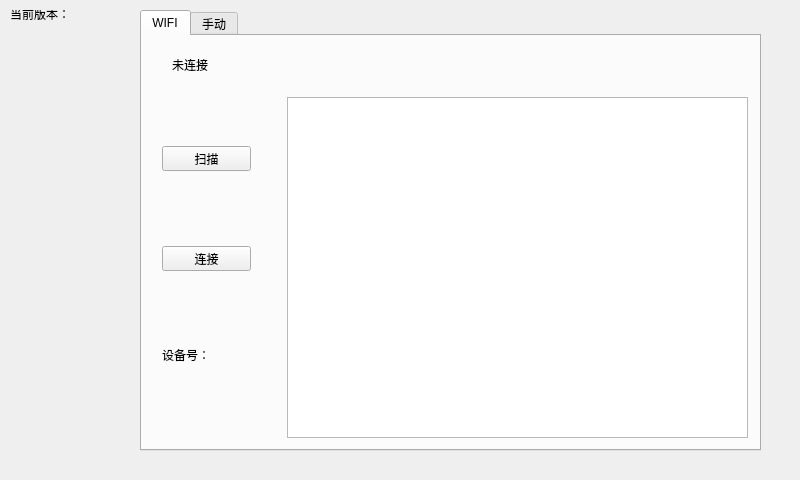
<?xml version="1.0" encoding="UTF-8"?>
<ui version="4.0">
 <class>MainWindow</class>
 <widget class="QMainWindow" name="MainWindow">
  <property name="geometry">
   <rect>
    <x>0</x>
    <y>0</y>
    <width>800</width>
    <height>480</height>
   </rect>
  </property>
  <property name="windowTitle">
   <string>MainWindow</string>
  </property>
  <widget class="QWidget" name="centralwidget">
   <widget class="QTabWidget" name="tabWidget">
    <property name="geometry">
     <rect>
      <x>140</x>
      <y>10</y>
      <width>621</width>
      <height>441</height>
     </rect>
    </property>
    <property name="currentIndex">
     <number>0</number>
    </property>
    <widget class="QWidget" name="WIFI">
     <attribute name="title">
      <string>WIFI</string>
     </attribute>
     <widget class="QListWidget" name="listWIFI">
      <property name="geometry">
       <rect>
        <x>145</x>
        <y>61</y>
        <width>461</width>
        <height>341</height>
       </rect>
      </property>
     </widget>
     <widget class="QPushButton" name="WIFIScan">
      <property name="geometry">
       <rect>
        <x>20</x>
        <y>110</y>
        <width>89</width>
        <height>25</height>
       </rect>
      </property>
      <property name="text">
       <string>扫描</string>
      </property>
     </widget>
     <widget class="QPushButton" name="connectWIFI">
      <property name="geometry">
       <rect>
        <x>20</x>
        <y>210</y>
        <width>89</width>
        <height>25</height>
       </rect>
      </property>
      <property name="text">
       <string>连接</string>
      </property>
     </widget>
     <widget class="QLabel" name="WIFIConnect">
      <property name="geometry">
       <rect>
        <x>30</x>
        <y>20</y>
        <width>67</width>
        <height>17</height>
       </rect>
      </property>
      <property name="text">
       <string>未连接</string>
      </property>
     </widget>
     <widget class="QLabel" name="WIFIName">
      <property name="geometry">
       <rect>
        <x>150</x>
        <y>20</y>
        <width>451</width>
        <height>20</height>
       </rect>
      </property>
      <property name="text">
       <string/>
      </property>
     </widget>
     <widget class="QLabel" name="netWork1">
      <property name="geometry">
       <rect>
        <x>20</x>
        <y>50</y>
        <width>101</width>
        <height>21</height>
       </rect>
      </property>
      <property name="text">
       <string/>
      </property>
     </widget>
     <widget class="QLabel" name="label">
      <property name="geometry">
       <rect>
        <x>20</x>
        <y>310</y>
        <width>61</width>
        <height>17</height>
       </rect>
      </property>
      <property name="text">
       <string>设备号：</string>
      </property>
     </widget>
     <widget class="QLabel" name="shebeihao">
      <property name="geometry">
       <rect>
        <x>80</x>
        <y>310</y>
        <width>51</width>
        <height>16</height>
       </rect>
      </property>
      <property name="text">
       <string/>
      </property>
     </widget>
    </widget>
    <widget class="QWidget" name="manual">
     <attribute name="title">
      <string>手动</string>
     </attribute>
    </widget>
   </widget>
   <widget class="QLabel" name="labVerson">
    <property name="geometry">
     <rect>
      <x>10</x>
      <y>10</y>
      <width>71</width>
      <height>21</height>
     </rect>
    </property>
    <property name="text">
     <string>当前版本：
</string>
    </property>
   </widget>
   <widget class="QLabel" name="labVersonNum">
    <property name="geometry">
     <rect>
      <x>80</x>
      <y>10</y>
      <width>61</width>
      <height>21</height>
     </rect>
    </property>
    <property name="text">
     <string/>
    </property>
   </widget>
  </widget>
 </widget>
 <resources/>
 <connections/>
</ui>
